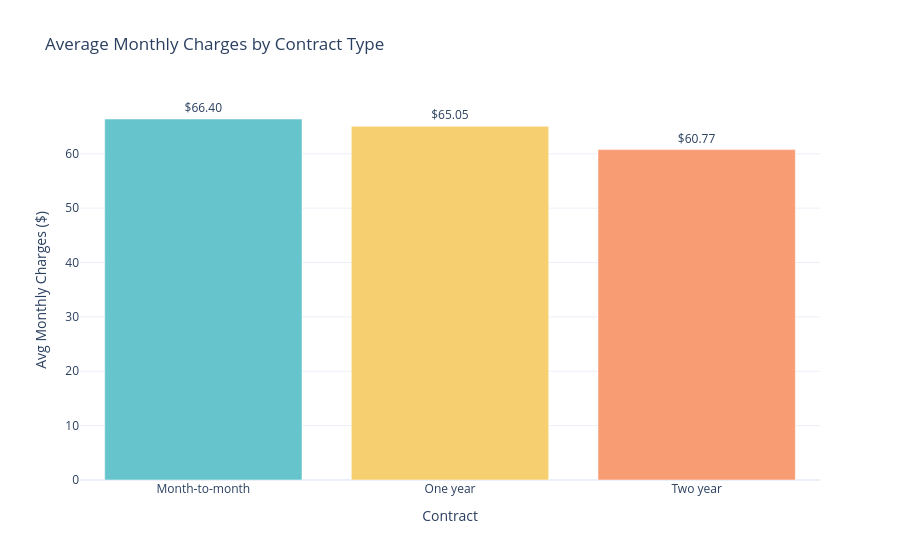

Here is the notebook cell this chart was saved with:
### Code cell
#  — Bar Chart: Avg Monthly Charges by Contract
# ─────────────────────────────────────────────
avg_charges = df.groupby('Contract')['MonthlyCharges'].mean().reset_index()

fig_bar = px.bar(
    avg_charges,
    x='Contract',
    y='MonthlyCharges',
    color='Contract',
    title='Average Monthly Charges by Contract Type',
    template='plotly_white',
    color_discrete_sequence=px.colors.qualitative.Pastel,
    text='MonthlyCharges'
)
fig_bar.update_traces(texttemplate='$%{text:.2f}', textposition='outside')
fig_bar.update_layout(yaxis_title='Avg Monthly Charges ($)', showlegend=False)
fig_bar.show()

### Figure 1 — Plotly figure (JSON) as saved in the notebook; plotly's stock layout.template omitted (floating-point values rounded to 4 significant figures)
{"data": [{"alignmentgroup": "True", "hovertemplate": "Contract=%{x}<br>MonthlyCharges=%{text}<extra></extra>", "legendgroup": "Month-to-month", "marker": {"color": "rgb(102, 197, 204)", "pattern": {"shape": ""}}, "name": "Month-to-month", "offsetgroup": "Month-to-month", "orientation": "v", "showlegend": true, "text": [66.4], "textposition": "outside", "texttemplate": "$%{text:.2f}", "type": "bar", "x": ["Month-to-month"], "xaxis": "x", "y": [66.4], "yaxis": "y"}, {"alignmentgroup": "True", "hovertemplate": "Contract=%{x}<br>MonthlyCharges=%{text}<extra></extra>", "legendgroup": "One year", "marker": {"color": "rgb(246, 207, 113)", "pattern": {"shape": ""}}, "name": "One year", "offsetgroup": "One year", "orientation": "v", "showlegend": true, "text": [65.05], "textposition": "outside", "texttemplate": "$%{text:.2f}", "type": "bar", "x": ["One year"], "xaxis": "x", "y": [65.05], "yaxis": "y"}, {"alignmentgroup": "True", "hovertemplate": "Contract=%{x}<br>MonthlyCharges=%{text}<extra></extra>", "legendgroup": "Two year", "marker": {"color": "rgb(248, 156, 116)", "pattern": {"shape": ""}}, "name": "Two year", "offsetgroup": "Two year", "orientation": "v", "showlegend": true, "text": [60.77], "textposition": "outside", "texttemplate": "$%{text:.2f}", "type": "bar", "x": ["Two year"], "xaxis": "x", "y": [60.77], "yaxis": "y"}], "layout": {"autosize": true, "barmode": "relative", "legend": {"title": {"text": "Contract"}, "tracegroupgap": 0}, "showlegend": false, "title": {"text": "Average Monthly Charges by Contract Type"}, "xaxis": {"anchor": "y", "autorange": true, "categoryarray": ["Month-to-month", "One year", "Two year"], "categoryorder": "array", "domain": [0, 1], "range": [-0.5, 2.5], "title": {"text": "Contract"}, "type": "category"}, "yaxis": {"anchor": "x", "autorange": true, "domain": [0, 1], "range": [0, 69.89], "title": {"text": "Avg Monthly Charges ($)"}, "type": "linear"}}}
